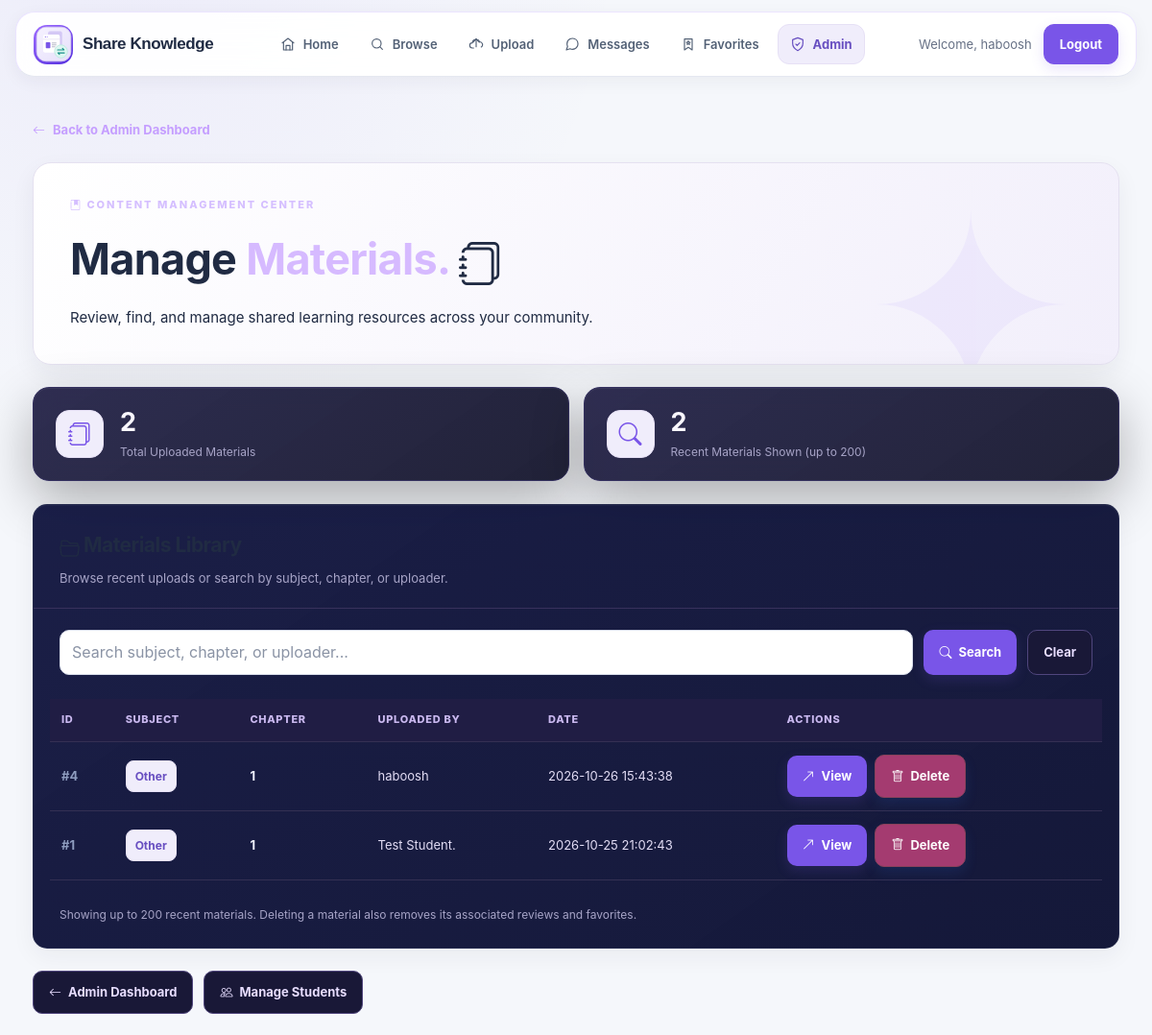
Screenshot of /admin_materials.php (signed in) with the database file from the repository.
### tables this page shows
CREATE TABLE `users` (
  `id` int(11) NOT NULL,
  `name` varchar(100) NOT NULL,
  `email` varchar(150) NOT NULL,
  `password` varchar(255) NOT NULL,
  `created_at` timestamp NOT NULL DEFAULT current_timestamp(),
  `role` enum('student','admin') NOT NULL DEFAULT 'student'
);

CREATE TABLE `materials` (
  `id` int(11) NOT NULL,
  `user_id` int(11) NOT NULL,
  `subject` varchar(100) NOT NULL,
  `chapter` varchar(200) NOT NULL,
  `academic_year` varchar(100) NOT NULL,
  `description` text NOT NULL,
  `file_path` varchar(255) NOT NULL,
  `created_at` timestamp NOT NULL DEFAULT current_timestamp()
);

### admin_materials.php (the view, shortened to what this page needs)
<?php
require_once 'db.php';
function e($value) {
    return htmlspecialchars((string)$value, ENT_QUOTES, 'UTF-8');
}
$stmt = $conn->prepare('SELECT id, name, role FROM users WHERE id = ?');
$stmt->execute([(int)$_SESSION['user_id']]);
$admin = $stmt->fetch(PDO::FETCH_ASSOC);
$search = trim((string)($_GET['search'] ?? ''));
$sql = 'SELECT m.id, m.subject, m.chapter,
               m.created_at, u.name AS uploader
        FROM materials m
        LEFT JOIN users u ON m.user_id = u.id';
$params = [];
$sql .= ' ORDER BY m.created_at DESC, m.id DESC LIMIT 200';
$stmt = $conn->prepare($sql);
$stmt->execute($params);
$materials = $stmt->fetchAll(PDO::FETCH_ASSOC);
$totalMaterials = (int)$conn->query('SELECT COUNT(*) FROM materials')->fetchColumn();
?>
<!DOCTYPE html>
<html lang="en">
<head>
<link rel="stylesheet" href="https://cdn.jsdelivr.net/npm/bootstrap-icons@1.11.3/font/bootstrap-icons.min.css">
<link rel="stylesheet" href="assets/css/style.css">
<link rel="stylesheet" href="assets/css/admin_materials.css">
<link rel="stylesheet" href="assets/css/brand-system.css">
<link rel="stylesheet" href="assets/css/unified-interface.css?v=3">
<link rel="stylesheet" href="assets/css/navbar-glass.css?v=1">
</head>
<body class="mn-admin-materials">
<header class="mn-nav">
  <a class="mn-brand" href="index.php"><span class="mn-brand-icon"><img class="brand-symbol" src="assets/images/slide-exchange-logo-light.svg" alt=""></span><span>Share Knowledge</span></a>
  <nav class="mn-navlinks" aria-label="Main navigation">
    <a href="index.php">Home</a><a href="browse.php">Browse</a><a href="upload.php">Upload</a><a href="messages.php">Messages</a><a href="favorites.php">Favorites</a><a href="admin.php" class="active">Admin <i class="bi bi-shield-lock" aria-hidden="true"></i></a>
  </nav>
  <div class="mn-account"><span>Welcome, <?= e($admin['name']) ?></span><a class="mn-logout" href="logout.php">Logout</a></div>
</header>
<main class="mn-shell">
  <a class="mn-back" href="admin.php"><i class="bi bi-arrow-left" aria-hidden="true"></i> Back to Admin Dashboard</a>
  <section class="mn-hero">
    <div class="mn-eyebrow"><i class="bi bi-journal-bookmark-fill" aria-hidden="true"></i> CONTENT MANAGEMENT CENTER</div>
    <h1>Manage <span>Materials.</span> <i class="bi bi-journals" aria-hidden="true"></i></h1>
    <p>Review, find, and manage shared learning resources across your community.</p>
  </section>
  <div class="mn-metrics">
    <div class="mn-metric"><div class="mn-metric-icon"><i class="bi bi-journals" aria-hidden="true"></i></div><div><strong><?= $totalMaterials ?></strong><span>Total Uploaded Materials</span></div></div>
    <div class="mn-metric"><div class="mn-metric-icon"><i class="bi bi-search" aria-hidden="true"></i></div><div><strong><?= count($materials) ?></strong><span><?= $search !== '' ? 'Matching Materials (up to 200)' : 'Recent Materials Shown (up to 200)' ?></span></div></div>
  </div>
  <section class="mn-panel">
    <div class="mn-panel-top"><h2><i class="bi bi-folder2-open" aria-hidden="true"></i> Materials Library</h2><p>Browse recent uploads or search by subject, chapter, or uploader.</p></div>
    <form class="mn-search" method="get" action="admin_materials.php" role="search">
      <input type="search" name="search" value="<?= e($search) ?>" placeholder="Search subject, chapter, or uploader..." aria-label="Search materials">
      <button class="mn-btn mn-primary" type="submit"><i class="bi bi-search" aria-hidden="true"></i> Search</button>
      <a class="mn-btn mn-secondary" href="admin_materials.php">Clear</a>
    </form>
    <div class="mn-table-wrap">
      <table>
        <thead><tr><th>ID</th><th>Subject</th><th>Chapter</th><th>Uploaded By</th><th>Date</th><th>Actions</th></tr></thead>
        <tbody>
          <?php foreach ($materials as $material): ?>
            <tr>
              <td class="mn-id">#<?= (int)$material['id'] ?></td>
              <td><span class="mn-subject"><?= e($material['subject']) ?></span></td>
              <td class="mn-chapter"><?= e($material['chapter']) ?></td>
              <td><?= e($material['uploader'] ?? 'Unknown') ?></td>
              <td><?= e($material['created_at']) ?></td>
              <td>
                <div class="mn-actions">
                  <a class="mn-btn mn-primary" href="view_material.php?id=<?= (int)$material['id'] ?>" target="_blank" rel="noopener noreferrer"><i class="bi bi-arrow-up-right" aria-hidden="true"></i> View</a>
                  <form class="mn-delete-form" action="admin_delete_material.php" method="POST" onsubmit="return confirm('Are you sure you want to permanently delete this material?');">
                    <button class="mn-btn mn-danger" type="submit"><i class="bi bi-trash" aria-hidden="true"></i> Delete</button>
                  </form>
                </div>
              </td>
            </tr>
          <?php endforeach; ?>
        </tbody>
      </table>
    </div>
    <p class="mn-note">Showing up to 200 recent materials. Deleting a material also removes its associated reviews and favorites.</p>
  </section>
  <div class="mn-footerlinks"><a class="mn-btn mn-secondary" href="admin.php"><i class="bi bi-arrow-left" aria-hidden="true"></i> Admin Dashboard</a><a class="mn-btn mn-secondary" href="admin_users.php"><i class="bi bi-people" aria-hidden="true"></i> Manage Students</a></div>
</main>
</body>
</html>

### assets/css/style.css (style rules this page uses)
body { margin: 0; background-color: #eaf2ff; font-family: Arial, sans-serif; }
h1 { color: #2563eb; font-size: 40px; }
p { color: #334155; font-size: 20px; }
:root { --sk-ink:#142338; --sk-muted:#64748b; --sk-brand:#286cdb; --sk-brand-dark:#174ea6; --sk-accent:#19a68c; --sk-surface:#ffffff; --sk-canvas:#f3f7fc; --sk-line:#e1e9f2; --sk-radius:18px; }
html { scroll-behavior:smooth; }
body { font-family:'DM Sans',Arial,sans-serif; color:var(--sk-ink); background:var(--sk-canvas); }
h1,h2,h3,h4,.brand,.logo { font-family:'Outfit','DM Sans',Arial,sans-serif; }
a { transition:color .18s ease,background-color .18s ease,border-color .18s ease,transform .18s ease,box-shadow .18s ease; }
.site-header,.mn-nav,.mid-nav,.topbar,.top,.rv-nav,.my-navbar,.edit-navbar,.navbar { background:#fff; color:var(--sk-ink); border-bottom:1px solid var(--sk-line); box-shadow:0 5px 24px rgba(17,42,76,.055); }
.site-header a,.mn-nav a,.mid-nav a,.topbar a,.top a,.rv-nav a,.my-navbar a,.edit-navbar a,.navbar a { color:var(--sk-ink); }
.small-btn,.hero-btn.primary,button,.btn,.publish-btn,input[type=submit] { background:var(--sk-brand); color:#fff; border:1px solid var(--sk-brand); border-radius:12px; font-weight:700; box-shadow:0 6px 14px rgba(40,108,219,.14); }
input:not([type=checkbox]):not([type=radio]):not([type=file]),select,textarea { border-radius:11px!important; border-color:#d5dfeb!important; font:inherit; }

### rows the page displays
users: name "haboosh"
materials: id "4", subject "Other", chapter "1", user.name "haboosh", created_at "2026-10-26 15:43:38"
materials: id "1", subject "Other", chapter "1", user.name "Test Student.", created_at "2026-10-25 21:02:43"

### other values shown
$totalMaterials "2"
count($materials) "2"
